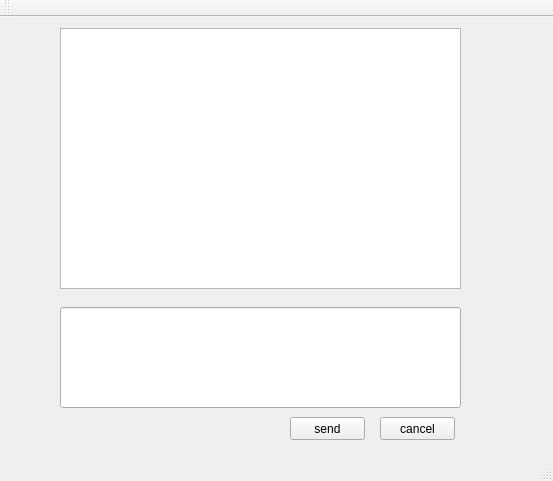
<?xml version="1.0" encoding="UTF-8"?>
<ui version="4.0">
 <class>MainWindow</class>
 <widget class="QMainWindow" name="MainWindow">
  <property name="geometry">
   <rect>
    <x>0</x>
    <y>0</y>
    <width>553</width>
    <height>481</height>
   </rect>
  </property>
  <property name="windowTitle">
   <string>MainWindow</string>
  </property>
  <widget class="QWidget" name="centralWidget">
   <widget class="QTextBrowser" name="output">
    <property name="geometry">
     <rect>
      <x>60</x>
      <y>11</y>
      <width>401</width>
      <height>261</height>
     </rect>
    </property>
   </widget>
   <widget class="QPushButton" name="send">
    <property name="geometry">
     <rect>
      <x>290</x>
      <y>400</y>
      <width>75</width>
      <height>23</height>
     </rect>
    </property>
    <property name="text">
     <string>send</string>
    </property>
   </widget>
   <widget class="QPushButton" name="cancel">
    <property name="geometry">
     <rect>
      <x>380</x>
      <y>400</y>
      <width>75</width>
      <height>23</height>
     </rect>
    </property>
    <property name="text">
     <string>cancel</string>
    </property>
   </widget>
   <widget class="QLineEdit" name="input">
    <property name="geometry">
     <rect>
      <x>60</x>
      <y>290</y>
      <width>401</width>
      <height>101</height>
     </rect>
    </property>
   </widget>
  </widget>
  <widget class="QMenuBar" name="menuBar">
   <property name="geometry">
    <rect>
     <x>0</x>
     <y>0</y>
     <width>553</width>
     <height>23</height>
    </rect>
   </property>
  </widget>
  <widget class="QToolBar" name="mainToolBar">
   <attribute name="toolBarArea">
    <enum>TopToolBarArea</enum>
   </attribute>
   <attribute name="toolBarBreak">
    <bool>false</bool>
   </attribute>
  </widget>
  <widget class="QStatusBar" name="statusBar"/>
 </widget>
 <layoutdefault spacing="6" margin="11"/>
 <resources/>
 <connections/>
</ui>
